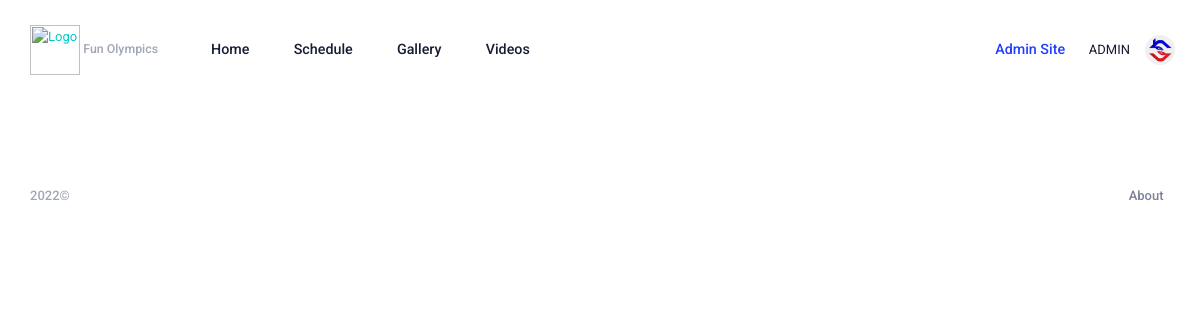
The app's page /gallery (signed in), older data.
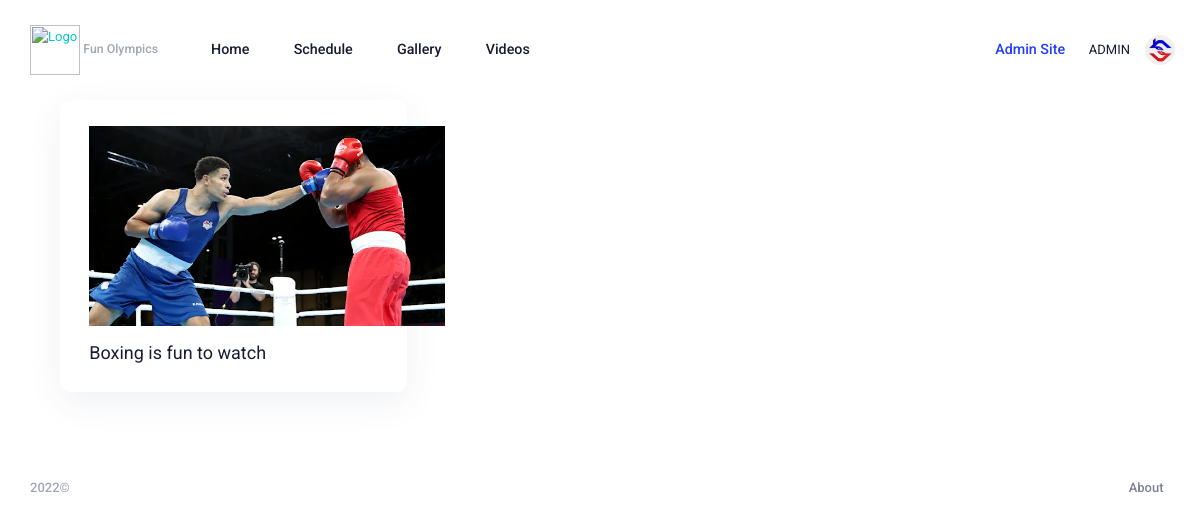
The same page, newer data.
### home/models.py (models this page shows, shortened)
class Gallery(models.Model):
    title = models.CharField(max_length=225, null=True)
    image = models.ImageField(upload_to='gallery/images/')

### home/views.py (the view)
# urls.py: path("gallery", GalleryView.as_view(), name="gallery"),
class GalleryView(LoginRequiredMixin, View):
    def get(self, request):
        post = Gallery.objects.all()
        context ={
            "post": post
        }
        return render(request, 'home/gallery.html', context)

### templates/home/gallery.html
{% extends "home/base.html" %}
{% load static %}
{% block content %}
<div class="container mb-20">
    <div class="row">
        {% for obj in post %}
        <div class="col-4">
            <div class="card">
                <div class="card-body">
                    <img src="{{obj.image.url}}" height="200">
                    <div class="mt-4">
                        <p style="font-size: 18px;" class="p-0 m-0">{{obj.title}}</p>
                    </div>
                </div>
            </div>
        </div>
        {% endfor %}
    </div>
</div>
{% endblock %}

Row changes from the older to the newer data that the page shows:
added Gallery: image (picture), title "Boxing is fun to watch"
